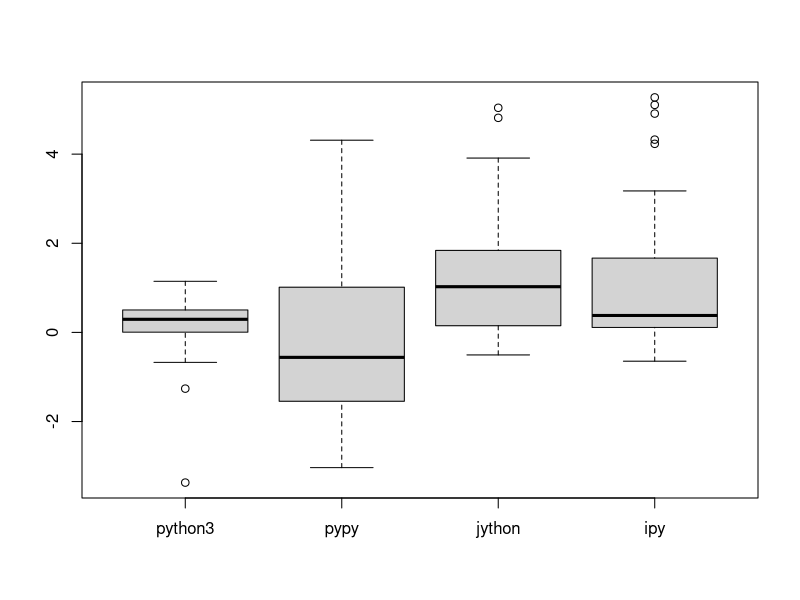
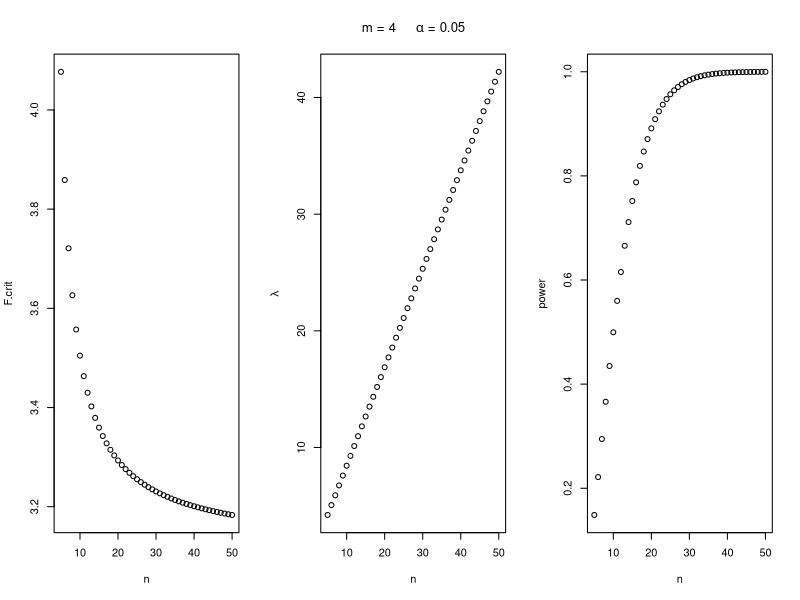

Source code (R) for these figures, in order:
## ---- chunk 1
setwd("~/STAT 502/Project")
knitr::opts_chunk$set(cache = T)
options(digits = 3)
df <- log(data.frame(t(apply(read.table('proposal-results_new.txt', header = T), 1, function(x) x / x[1]))))
## ---- chunk 2
boxplot(df[,2:5])
## ---- chunk 3
df.asrow<-c(df[,2],df[,3],df[,4],df[,5])
df.py3<-df[,2]
df.pypy<-df[,3]
df.jpy<-df[,4]
df.ipy<-df[,5]
df.desc<-matrix(c(mean(df.py3),mean(df.pypy),mean(df.jpy),mean(df.ipy),mean(df.asrow),sd(df.py3),sd(df.pypy),sd(df.jpy),sd(df.ipy),sd(df.asrow)),ncol=2,byrow=FALSE)
rownames(df.desc)<-c("Python3", "PyPy", "Jython", "IronPy", "Sample")
colnames(df.desc)<-c("Mean", "SD")
## ---- chunk 4
df.desc
## ---- chunk 5
anova(lm(values ~ ind, data=stack(df)))
## ---- chunk 6
n1<-n2<-n3<-n4<-47
m<-4; N<-length(df.asrow)
tau1<-mean(df.py3)-mean(df.asrow)
tau2<-mean(df.pypy)-mean(df.asrow)
tau3<-mean(df.jpy)-mean(df.asrow)
tau4<-mean(df.ipy)-mean(df.asrow)
tausum<-(tau1^2+tau2^2+tau3^2+tau4^2); 
MSE<-1/m*(var(df.py3)+var(df.pypy)+var(df.jpy)+var(df.ipy))
alpha<-0.05 ; n<-seq(5,50)
f.lambda<-n*tausum/MSE
f.crit<-qf(1-alpha/2,m-1,n*m-m)
f.power<- 1-pf(f.crit,m-1,N-m,ncp=f.lambda)
## ---- chunk 7
attach(mtcars)
par(mfrow=c(1,3))
plot(x=n,y=f.crit,ylab="F.crit")
plot(x=n,y=f.lambda,ylab=expression(lambda),main=expression(paste("m = 4     ",alpha," = 0.05")))
plot(x=n,y=f.power,ylab="power")
